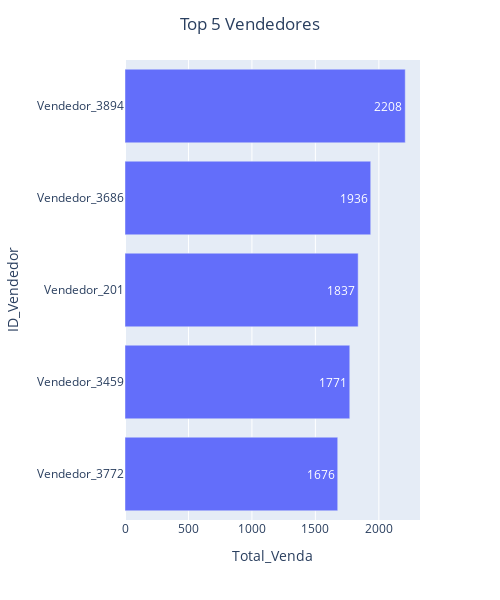

The notebook cell this image was saved under:
### Code cell
grafico4 = px.bar(
    df_vendedor,
    orientation='h',
    x='Total_Venda',
    y='ID_Vendedor',
    text='Total_Venda',
    category_orders={"ID_Vendedor": df_vendedor.sort_values(by='Total_Venda', ascending=False)["ID_Vendedor"].values.tolist()}  # Ordenar pelo DataFrame original
)
grafico4.update_layout(width=500, height=600, title={'text': 'Top 5 Vendedores', 'x': 0.5, 'xanchor': 'center'})
grafico4.show()

### Figure 1 — Plotly figure (JSON) as saved in the notebook; plotly's stock layout.template omitted (floating-point values rounded to 4 significant figures)
{"data": [{"alignmentgroup": "True", "hovertemplate": "Total_Venda=%{text}<br>ID_Vendedor=%{y}<extra></extra>", "legendgroup": "", "marker": {"color": "#636efa", "pattern": {"shape": ""}}, "name": "", "offsetgroup": "", "orientation": "h", "showlegend": false, "text": [2208, 1936, 1837, 1771, 1676], "textposition": "auto", "type": "bar", "x": [2208, 1936, 1837, 1771, 1676], "xaxis": "x", "y": ["Vendedor_3894", "Vendedor_3686", "Vendedor_201", "Vendedor_3459", "Vendedor_3772"], "yaxis": "y"}], "layout": {"barmode": "relative", "height": 600, "legend": {"tracegroupgap": 0}, "margin": {"t": 60}, "title": {"text": "Top 5 Vendedores", "x": 0.5, "xanchor": "center"}, "width": 500, "xaxis": {"anchor": "y", "domain": [0, 1], "title": {"text": "Total_Venda"}}, "yaxis": {"anchor": "x", "categoryarray": ["Vendedor_3772", "Vendedor_3459", "Vendedor_201", "Vendedor_3686", "Vendedor_3894"], "categoryorder": "array", "domain": [0, 1], "title": {"text": "ID_Vendedor"}}}}
